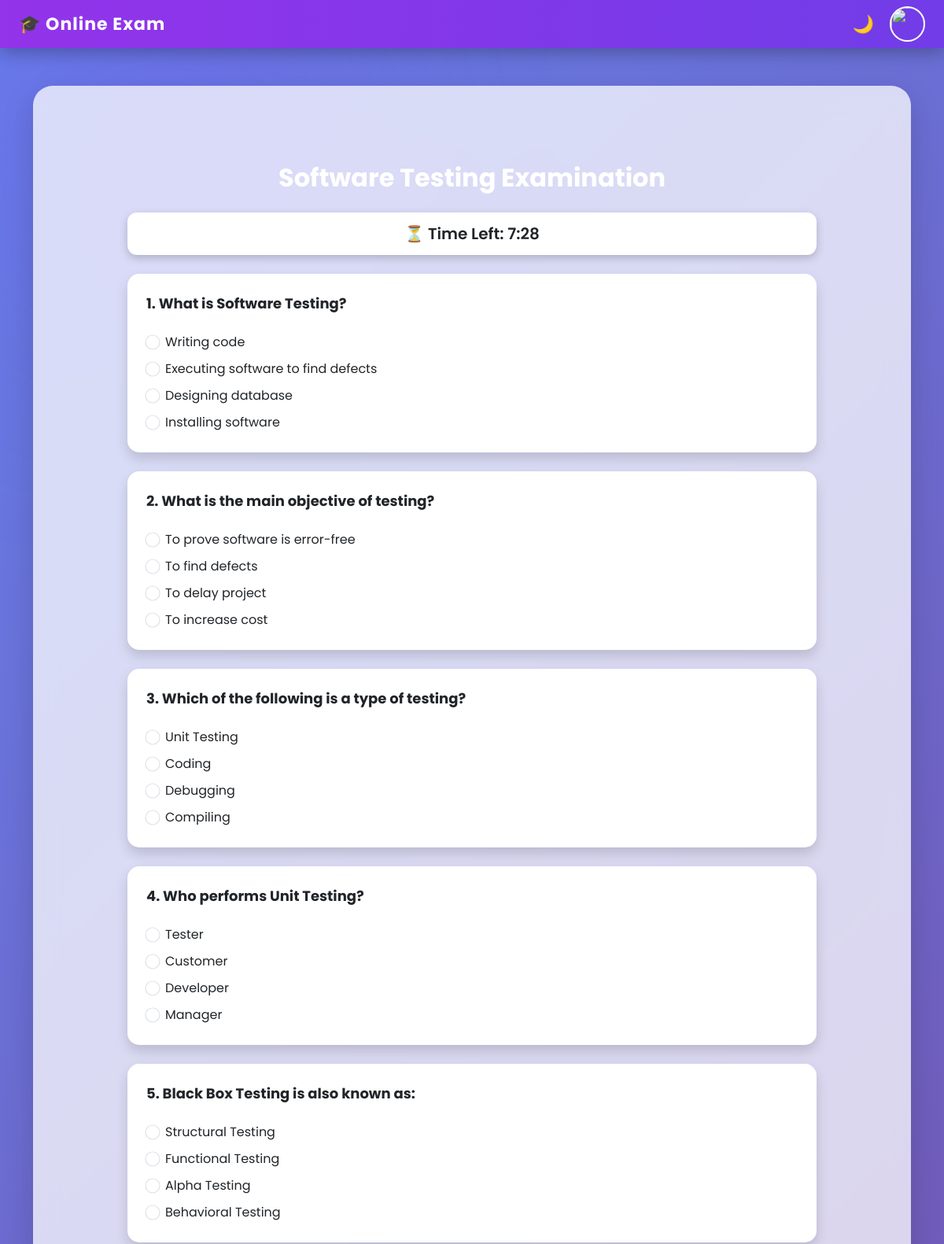
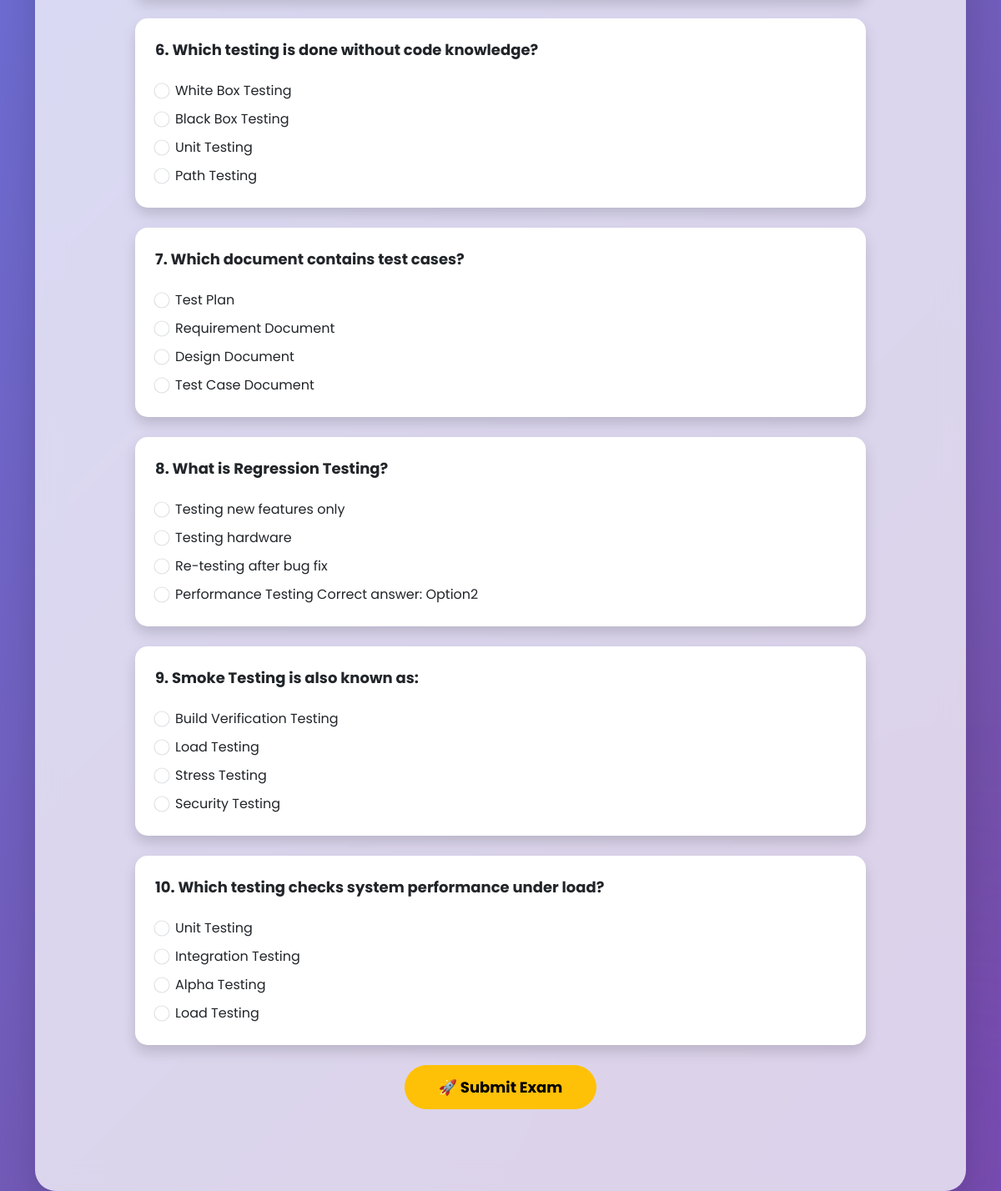
The page /exam/5/ (signed in) on the database its author committed (2 pictures, top to bottom).
### exam/models.py (models this page shows, shortened)
class Subject(models.Model):
    name = models.CharField(max_length=100)

class Question(models.Model):
    subject = models.ForeignKey(Subject, on_delete=models.CASCADE)
    question = models.TextField()
    option1 = models.CharField(max_length=200)
    option2 = models.CharField(max_length=200)
    option3 = models.CharField(max_length=200)
    option4 = models.CharField(max_length=200)
    correct_answer = models.CharField(max_length=255)

### exam/views.py (the view, shortened to what this page needs)
# urls.py: path('exam/<int:subject_id>/', views.start_exam, name='start_exam'),
@login_required(login_url='login')
def start_exam(request, subject_id):
    subject = get_object_or_404(Subject, id=subject_id)
    questions = Question.objects.filter(subject=subject)
    return render(request, 'exam.html', {
        'subject': subject,
        'questions': questions
    })

### exam/templates/exam.html (shortened to what this page needs)
{% extends 'base.html' %}
{% block content %}
<div class="container mt-5 exam-container">
    <div class="exam-header">
        <h2>{{ subject.name }} Examination</h2>
    </div>
    <div class="timer-box text-center mb-4">
        ⏳ Time Left: <span id="timer">00:00</span>
    </div>
    <form method="POST" onsubmit="return validateForm()">
        {% for q in questions %}
            <div class="card p-4 mb-4 shadow question-card">
                <p>
                    <strong>{{ forloop.counter }}. {{ q.question }}</strong>
                </p>
                <div class="form-check mt-2">
                    <input class="form-check-input" type="radio" name="{{ q.id }}" value="{{ q.option1 }}">
                    <label class="form-check-label">{{ q.option1 }}</label>
                </div>
                <div class="form-check mt-2">
                    <input class="form-check-input" type="radio" name="{{ q.id }}" value="{{ q.option2 }}">
                    <label class="form-check-label">{{ q.option2 }}</label>
                </div>
                <div class="form-check mt-2">
                    <input class="form-check-input" type="radio" name="{{ q.id }}" value="{{ q.option3 }}">
                    <label class="form-check-label">{{ q.option3 }}</label>
                </div>
                <div class="form-check mt-2">
                    <input class="form-check-input" type="radio" name="{{ q.id }}" value="{{ q.option4 }}">
                    <label class="form-check-label">{{ q.option4 }}</label>
                </div>
            </div>
        {% endfor %}
        <div class="text-center mt-4 mb-5">
            <button type="submit" id="submitBtn" class="btn btn-warning btn-lg">
                🚀 Submit Exam
            </button>
        </div>
    </form>
</div>
{% endblock %}

### exam/templates/base.html (style rules this page uses)
:root { --primary: #6366f1; --secondary: #9333ea; --dark-bg: #0f172a; --light-bg: #f8fafc; --glass: rgba(255,255,255,0.15); }
body { font-family: 'Poppins', sans-serif; background: var(--light-bg); transition: 0.4s ease; overflow-x: hidden; }

### exam/templates/exam.html (style rules this page uses)
body { background: linear-gradient(135deg, #667eea, #764ba2); }
.exam-container { max-width: 900px; margin: auto; }
.exam-header { text-align: center; color: white; margin-bottom: 25px; }
.exam-header h2 { font-weight: bold; }
.timer-box { background: white; border-radius: 12px; padding: 12px; font-size: 20px; font-weight: 600; box-shadow: 0 4px 12px rgba(0,0,0,0.2); }
.question-card { border-radius: 15px; border: none; transition: 0.3s ease; }
.question-card strong { font-size: 18px; }
.form-check-input { cursor: pointer; transform: scale(1.2); margin-right: 8px; }
.form-check-label { cursor: pointer; font-size: 16px; }
#submitBtn { border-radius: 50px; padding: 12px 40px; font-size: 18px; font-weight: bold; transition: 0.3s ease; }

### rows shown on the page
Subject: name "Software Testing"
Question: question "What is Software Testing?", option1 "Writing code", option2 "Executing software to find defects", option3 "Designing database", option4 "Installing software"
Question: question "What is the main objective of testing?", option1 "To prove software is error-free", option2 "To find defects", option3 "To delay project", option4 "To increase cost"
Question: question "Which of the following is a type of testing?", option1 "Unit Testing", option2 "Coding", option3 "Debugging", option4 "Compiling"
Question: question "Who performs Unit Testing?", option1 "Tester", option2 "Customer", option3 "Developer", option4 "Manager"
Question: question "Black Box Testing is also known as:", option1 "Structural Testing", option2 "Functional Testing", option3 "Alpha Testing", option4 "Behavioral Testing"
Question: question "Which testing is done without code knowledge?", option1 "White Box Testing", option2 "Black Box Testing", option3 "Unit Testing", option4 "Path Testing"
Question: question "Which document contains test cases?", option1 "Test Plan", option2 "Requirement Document", option3 "Design Document", option4 "Test Case Document"
Question: question "What is Regression Testing?", option1 "Testing new features only", option2 "Testing hardware", option3 "Re-testing after bug fix", option4 "Performance Testing Correct answer: Option2"
Question: question "Smoke Testing is also known as:", option1 "Build Verification Testing", option2 "Load Testing", option3 "Stress Testing", option4 "Security Testing"
Question: question "Which testing checks system performance under load?", option1 "Unit Testing", option2 "Integration Testing", option3 "Alpha Testing", option4 "Load Testing"
